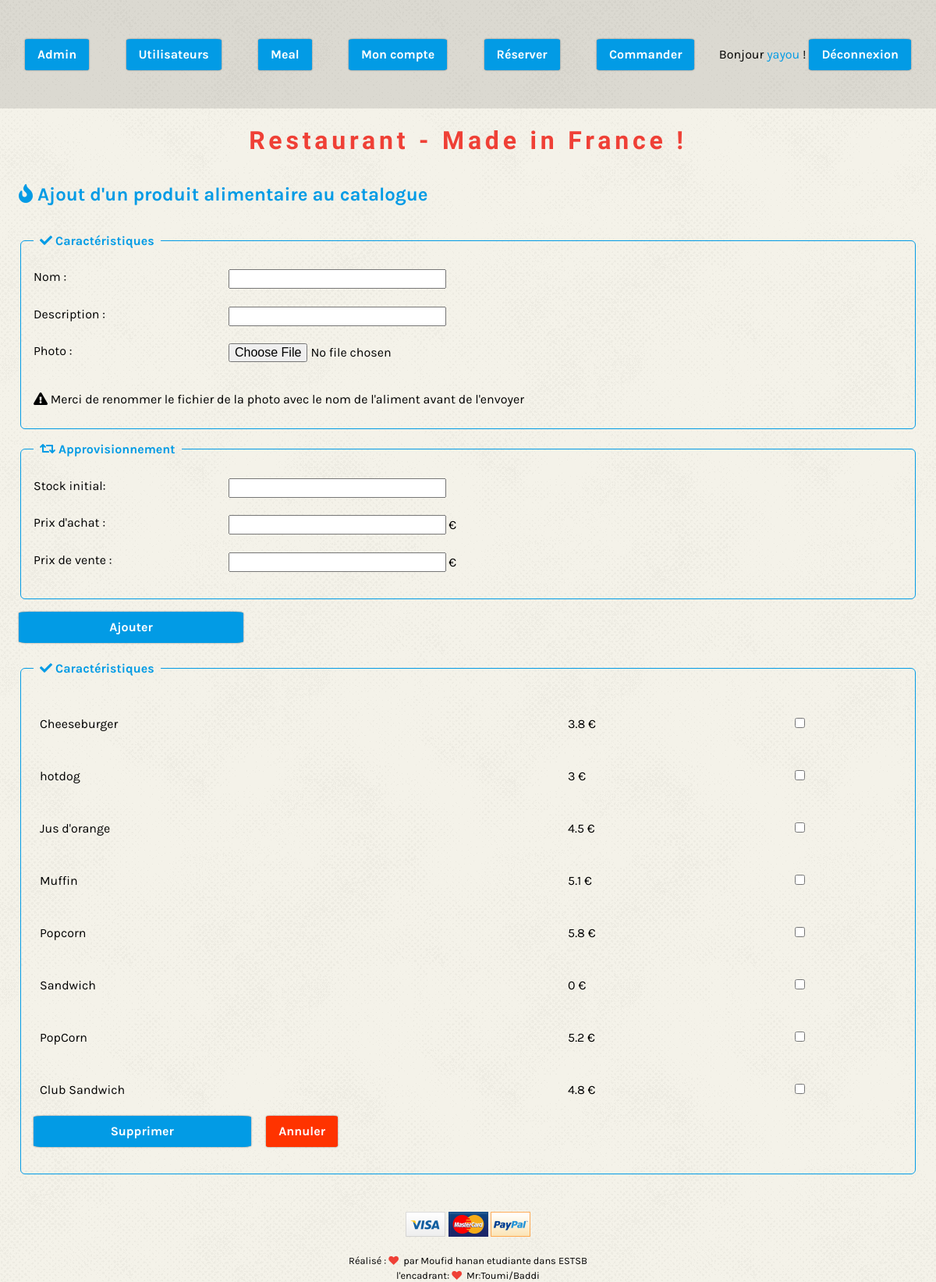
The app's page /index.php/user/meal (signed in) with its own data.
### tables this page shows
CREATE TABLE `meal` (
  `Id` int(11) NOT NULL,
  `Name` varchar(30) NOT NULL,
  `Photo` varchar(30) NOT NULL,
  `Description` varchar(250) NOT NULL,
  `QuantityInStock` tinyint(4) NOT NULL,
  `BuyPrice` double NOT NULL,
  `SalePrice` double NOT NULL
);

### library/MicroKernel.class.php (called while the page is built, shortened)
<?php
class MicroKernel
{
    private $applicationPath;
    private $configuration;
    private $controllerPath;
    public function __construct()
    {
        $this->applicationPath = realpath(ROOT_PATH.'/application');
        $this->configuration   = new Configuration();
        $this->controllerPath  = null;
    }
    public function bootstrap()
    {
        $this->configuration->load('database');
        $this->configuration->load('library');
        return $this;
    }
    public function loadClass($class)
    {
        $class = str_replace('\\', DIRECTORY_SEPARATOR, $class);
        if(substr($class, -10) == 'Controller')
        {
            $filename = "$this->controllerPath/$class.class.php";
        }
        else if(substr($class, -4) == 'Form')
        {
            $filename = "$this->applicationPath/forms/$class.class.php";
        }
        elseif(substr($class, -5) == 'Model')
        {
            $filename = "$this->applicationPath/models/$class.class.php";
        }
        else
        {
            $filename = "$this->applicationPath/classes/$class.class.php";
        }
    }
    public function run(FrontController $frontController)
    {
        try
        {
            $requestPath = $frontController->buildContext($this->configuration);
            $this->controllerPath = "$this->applicationPath/controllers$requestPath";
            $frontController->run();
            $frontController->renderView();
        }
        catch(Exception $exception)
        {
            ob_clean();
            $frontController->renderErrorView
            (
                implode('<br>',
                [
                    $exception->getMessage(),
                    "<strong>Fichier</strong> : ".$exception->getFile(),
                    "<strong>Ligne</strong> : ".$exception->getLine()
                ])
            );
        }
    }
}?>

### index.php (called while the page is built, shortened)
<?php
require_once 'library/Configuration.class.php';
require_once 'library/Database.class.php';
require_once 'library/FrontController.class.php';
require_once 'library/MicroKernel.class.php';
$microKernel = new MicroKernel();
$microKernel->bootstrap()->run(new FrontController());

### library/Database.class.php (called while the page is built, shortened)
<?php
class Database
{
	private $pdo;
	public function __construct()
	{
		$configuration = new Configuration();
		$this->pdo = new PDO
		(
			$configuration->get('database', 'dsn'),
			$configuration->get('database', 'user'),
		);
		$this->pdo->setAttribute(PDO::ATTR_ERRMODE, PDO::ERRMODE_EXCEPTION);
		$this->pdo->exec('SET NAMES UTF8');
	}
    public function query($sql, array $criteria = array())
    {
        $query = $this->pdo->prepare($sql);
        $query->execute($criteria);
        return $query->fetchAll(PDO::FETCH_ASSOC);
    }
}
?>

### library/Configuration.class.php (called while the page is built, shortened)
<?php
class Configuration
{
	private static $registry;
	public function __construct()
	{
		if(Configuration::$registry === null)
		{
			Configuration::$registry = array();
		}
	}
	public function get($filename, $key, $defaultValue = null)
	{
		if(array_key_exists($filename, Configuration::$registry) === true)
		{
			if(array_key_exists($key, Configuration::$registry[$filename]) === true)
			{
				return Configuration::$registry[$filename][$key];
			}
		}
		return $defaultValue;
	}
	public function load($filename)
	{
		Configuration::$registry[$filename] = $config;
	}
}
?>

### application/models/MealModel.class.php (called while the page is built, shortened)
<?php
class MealModel {
    static function getMealList(){
    $db = new Database();
    $sql = 'SELECT `Id`,`Name`,`Photo`, `Description`, `SalePrice` FROM `meal`';
    $result = $db->query($sql);
    return $result;
    }
}
?>

### application/controllers/user/meal/MealController.class.php (called while the page is built, shortened)
<?php
class MealController
{
    public function httpGetMethod(Http $http, array $queryFields)
    {
    	$meals = MealModel::getMealList();
		return [
			'meals' => $meals
		];
    }
}

### application/www/user/meal/MealView.phtml (the view)
<h2><i class="fas fa-fire"></i> Ajout d'un produit alimentaire au catalogue</h2>
<form method="post" action="<?=$requestUrl?>/user/meal">
    <fieldset>
        <legend><i class="fas fa-check"></i> Caractéristiques</legend>
            <form method="post" action="">
                <label for="name">Nom :</label>
                <input type="text" name="name" id="name" required><br>
                <label for="description">Description :</label>
                <input type="textarea" name="description" id="description" rows="5" cols="33" required><br>
                <label for="file">Photo :</label>
                <input type="file" name="file" id="file" value="Choisir un fichier"><br>
                <p><i class="fas fa-exclamation-triangle"></i> Merci de renommer le fichier de la photo avec le nom de l'aliment avant de l'envoyer</p>
    </fieldset>
    <fieldset>
        <legend><i class="fas fa-retweet"></i> Approvisionnement</legend>
            <label for="stock">Stock initial:</label>
            <input type="text" name="stock" id="stock" required><br>
            <label for="buyPrice">Prix d'achat :</label>
            <input type="number" name="buyPrice" id="buyPrice" required> €<br>
            <label for="salePrice">Prix de vente :</label>
            <input type="number" name="salePrice" id="salePrice" required> €<br>
    </fieldset>
    <input type="submit" name="submitNewMeal" id="submitNewMeal" value="Ajouter" class="button">
</form>
<form method="post" action="<?=$requestUrl?>/user/meal">
    <fieldset>
        <legend><i class="fas fa-check"></i> Caractéristiques</legend>
            <table class="generic-table meal-list">
                <tbody>
                    <?php foreach($meals as $m):?>
                    <tr>
                        <td colspan="2"><p><?=$m['Name']?></p></td>
                        <td><?=$m['SalePrice']?> &euro;</td>
                        <td><input type="checkbox" name="selected[]" value="<?=$m['Id']?>"></td>
                    </tr>
                    <?php endforeach;?>
                </tbody>
            </table>
            <input type="submit" name="submitDeletion" value="Supprimer" class="button">
            <a href="<?=$requestUrl?>/user/meal" class="button button-cancel">Annuler</a>
    </fieldset>
</form>

### library/FrontController.class.php (shortened to what this page needs)
<?php
class FrontController
{
    private $http;
    private $viewData;
    public function __construct()
    {
        $this->http = new Http();
        $this->viewData =
        [
            'template'  => null,
            'variables' =>
            [
                'requestUrl' => $_SERVER['SCRIPT_NAME'],
                'wwwUrl'     => str_replace('index.php', 'application/www', $_SERVER['SCRIPT_NAME'])
            ]
        ];
    }
    public function renderView()
    {
        $this->viewData['template'] = WWW_PATH.
            $this->http->getRequestPath().DIRECTORY_SEPARATOR.
            $this->http->getRequestFile().'View.phtml';
        extract($this->viewData['variables'], EXTR_OVERWRITE);
        if(array_key_exists('_raw_template', $this->viewData['variables']) == true)
        {
            unset($this->viewData['variables']['_raw_template']);
            include $this->viewData['template'];
        }
        else
        {
            include WWW_PATH.'/LayoutView.phtml';
        }
    }
    public function run()
    {
        $controller = new $controllerClass();
        if($this->http->getRequestMethod() == 'GET')
        {
            $fields = $_GET;
            $method = 'httpGetMethod';
        }
        else
        {
            $fields = $_POST;
            $method = 'httpPostMethod';
        }
        $this->viewData['variables'] = array_merge
        (
            $this->viewData['variables'],
            (array) $controller->$method($this->http, $fields)
        );
    }
}?>

### application/www/LayoutView.phtml (shortened to what this page needs)
<!DOCTYPE html>
<html>
<head>
    <link rel="stylesheet" href="https://use.fontawesome.com/releases/v5.8.1/css/all.css">
    <link rel="stylesheet" href="<?= $wwwUrl ?>/css/normalize-3.0.3.min.css">
    <link rel="stylesheet" href="<?= $wwwUrl ?>/css/font-awesome-4.3.0.min.css">
    <link rel="stylesheet" href="<?= $wwwUrl ?>/css/3wa-resto.css">
    <link rel="stylesheet" href="<?= $wwwUrl ?>/css/ui-button.css">
    <link rel="stylesheet" href="<?= $wwwUrl ?>/css/ui-form.css">
    <link rel="stylesheet" href="<?= $wwwUrl ?>/css/ui-table.css">
</head>
<body>
<header>
    <nav class="user-interface">
        <ul class="link-list">
            <?php if(isset($_SESSION['user'])): ?>
            <div id="buttonsBloc">
                <?php if($_SESSION['user']['Admin'] == 1): ?>
                    <a href="<?=$requestUrl?>/user/admin" class="button">Admin</a>
                    <a href="<?=$requestUrl?>/user/users" class="button">Utilisateurs</a>
                    <a href="<?=$requestUrl?>/user/meal" class="button">Meal</a>
                <?php endif; ?>
                <a href="<?=$requestUrl?>/user/update" class="button">Mon compte</a>
                <a href="<?=$requestUrl?>/user/book" class="button">Réserver</a>
                <a href="<?=$requestUrl?>/user/order" class="button">Commander</a>
                <div>
                    <li>Bonjour <span><?= $_SESSION['user']['FirstName'] ?></span> !</li>
                    <form method="post" action="<?=$requestUrl?>/user/logout/" style="display:inline-block;">
                        <button class="button">Déconnexion</button>
                    </form>
                </div>
            </div>
            <?php endif; ?>
        </ul>
    </nav>
</header>
<main class="container">
    <h1>
        <a href="<?= $requestUrl ?>">Restaurant - Made in France !</a>
    </h1>
    <?php include $this->viewData['template'] ?>
</main>
<footer>
    <ul class="link-list">
        <li><img src="<?= $wwwUrl ?>/images/payment/visa.png" alt="Visa"></li>
        <li><img src="<?= $wwwUrl ?>/images/payment/mastercard.png" alt="MasterCard"></li>
        <li><img src="<?= $wwwUrl ?>/images/payment/paypal.png" alt="PayPal"></li>
    </ul>
    <small>Réalisé : <i class="fa fa-heart"></i>&nbsp; par Moufid hanan etudiante dans ESTSB</small><br/>
    <small>l'encadrant: <i class="fa fa-heart"></i>&nbsp; Mr:Toumi/Baddi</small>
</footer>
</body>
</html>

### application/www/css/3wa-resto.css (style rules this page uses)
* { box-sizing: border-box; }
a { font-weight: bold; text-decoration: none; transition: color 0.25s; }
body { font-family: 'Karla', sans-serif; }
.container { margin: 0 2%; }
header { background-color: rgba(0, 0, 0, 0.1); padding: 0.1rem 2rem; }
fieldset { margin-bottom: 1em; padding-left: 1em; padding-right: 1em; border-color: #029be5; border-radius: 6px; }
fieldset legend { padding: 0 0.5em; color: #029be5; font-weight: bold; }
footer { margin-top: 3em; text-align: center; }
footer .fa-heart { color: #EF4036; }
h1 { color: #EF4036; font-family: 'Oleo Script Swash Caps', cursive; letter-spacing: 0.15em; text-align: center; }
h1 a, h1 a:hover { color: inherit; }
h2 { margin: 1.5em 0; color: #029be5; }
html { background: url('../images/background.png') repeat; overflow-y: scroll; }
.link-list, .generic-form ul { padding-left: 0; position: relative; list-style-type: none; }
.link-list li { display: inline-block; }
span { color: #029be5; }
.user-interface { margin-bottom: 3em; margin-top: 3em; }
.meal-list p { text-align: justify; }

### application/www/css/ui-button.css (style rules this page uses)
#buttonsBloc { display: flex; justify-content: space-between; }
.button { display: inline-block; padding: 0.5em 1em; border: none; border-radius: 4px; box-shadow: 0 0 2px 0 rgba(0, 0, 0, 0.5); font-weight: bold; line-height: 1.5em; text-decoration: none; transition: background-color 0.25s, box-shadow 0.25s; background-color: #029be5; color: #ffffff; border-radius: 5%; }
.button + .button { margin-left: 1em; }
.button-cancel { background-color: #FF3300; color: white; }

### application/www/css/ui-form.css (style rules this page uses)
label { display: block; width: 250px; float: left; }
legend, select, input { margin-bottom: 2%; }
input { width: 25%; }

### application/www/css/ui-table.css (style rules this page uses)
.generic-table { width: 100%; }
.generic-table td, .generic-table th { padding: 0.5em; cursor: default; }
.generic-table tr td { transition: all 0.25s; }

### records on screen
meal: Name "Cheeseburger", SalePrice "3.8"
meal: Name "hotdog", SalePrice "3"
meal: Name "Jus d'orange", SalePrice "4.5"
meal: Name "Muffin", SalePrice "5.1"
meal: Name "Popcorn", SalePrice "5.8"
meal: Name "Sandwich", SalePrice "0"
meal: Name "PopCorn", SalePrice "5.2"
meal: Name "Club Sandwich", SalePrice "4.8"

### other values on screen
$_SESSION['user']['FirstName'] "yayou"
